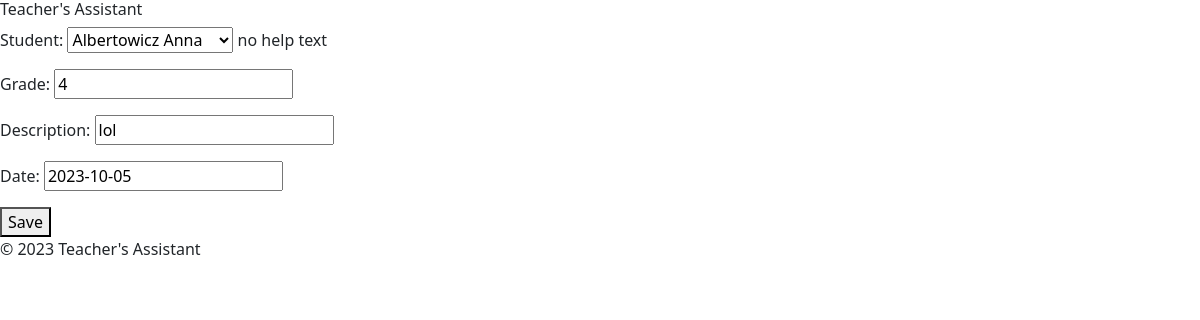
The app's page /groups/2A/1/edit/2/ with its own data.
### groups/models.py (models this page shows)
class SingleGrade(ms.Model):
    student = ms.ForeignKey(Student, on_delete=ms.CASCADE, help_text="no help text")
    grade = ms.PositiveSmallIntegerField()
    description = ms.CharField(max_length=100)
    date = ms.DateField(default=timezone.now)

### groups/views.py (the view)
# urls.py: path('<str:lvl>/<int:pk>/edit/<int:pk2>/', views.edit_grade, name ='edit_grade'),
def edit_grade(request, lvl, pk, pk2):
    grade = get_object_or_404(SingleGrade, pk=pk2)
    if request.method == 'POST':
    	form = SingleGradeForm(request.POST, instance=grade)
    	if form.is_valid():
    	    grade = form.save(commit=False)
    	    grade.save()
    	    return redirect(reverse('student_info', args=[lvl, pk]))
    else:
    	form = SingleGradeForm(instance=grade)
    return render(request, 'groups/single_grade.html', {'form':form})

### groups/forms.py
class SingleGradeForm(forms.ModelForm):
    class Meta:
        model = SingleGrade
        fields = ('student', 'grade', 'description', 'date')
    def __init__(self, *args, **kwargs):
        student = kwargs.pop('student', None)
        super(SingleGradeForm, self).__init__(*args, **kwargs)
        if student is not None:
            self.fields['student'].initial = student

### groups/models.py (called while the page is built)
    def __str__(self):
        return f"{self.surname} {self.name}"

### templates/groups/single_grade.html
{% extends 'groups/base.html' %}
{% block content %}
<form method='POST'>{% csrf_token %}
	{{ form.as_p }}
	<button type='submit'>Save</button>
</form>
{% endblock %}

### records on screen
SingleGrade: student "Albertowicz Anna", grade "4", description "lol", date "2023-10-05"
